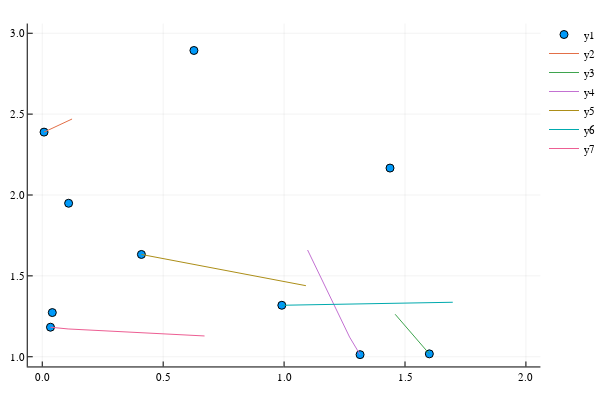

This figure's notebook cell:
### Code cell
using Plots
plotly()
scatter(B_loc[1,:], B_loc[2,:], xlim = Range[1,:], ylim = Range[2,:])
for i = 1:S
    Path_i = Path_Dict[i]
    if size(Path_i,2)>1
        plot!(Path_i[1,:], Path_i[2,:])
        ## scatter!(Path_i[1,:], Path_i[2,:])
    end
end
plot!()

### Figure 1 — Plotly figure (JSON) as saved in the notebook; plotly's stock layout.template omitted (floating-point values rounded to 4 significant figures)
{"data": [{"colorbar": {"title": ""}, "hoverinfo": "text", "legendgroup": "y1", "marker": {"color": "rgba(0, 154, 250, 1.000)", "line": {"color": "rgba(0, 0, 0, 1.000)", "width": 1}, "size": 8, "symbol": "circle"}, "mode": "markers", "name": "y1", "showlegend": true, "text": [null, null, null, null, null, null, null, null, null, null], "type": "scatter", "x": [0.007342, 1.601, 1.438, 1.314, 0.41, 0.6272, 0.04152, 0.109, 0.9907, 0.03398], "xaxis": "x1", "y": [2.389, 1.018, 2.167, 1.013, 1.632, 2.894, 1.273, 1.949, 1.318, 1.183], "yaxis": "y1", "zmax": 0.1, "zmin": -0.1}, {"colorbar": {"title": ""}, "hoverinfo": "text", "legendgroup": "y2", "line": {"color": "rgba(227, 111, 71, 1.000)", "dash": "solid", "shape": "linear", "width": 1}, "mode": "lines", "name": "y2", "showlegend": true, "text": [null, null], "type": "scatter", "x": [0.1232, 0.007342], "xaxis": "x1", "y": [2.47, 2.389], "yaxis": "y1", "zmax": 0.1, "zmin": -0.1}, {"colorbar": {"title": ""}, "hoverinfo": "text", "legendgroup": "y3", "line": {"color": "rgba(62, 164, 78, 1.000)", "dash": "solid", "shape": "linear", "width": 1}, "mode": "lines", "name": "y3", "showlegend": true, "text": [null, null, null], "type": "scatter", "x": [1.459, 1.53, 1.601], "xaxis": "x1", "y": [1.263, 1.14, 1.018], "yaxis": "y1", "zmax": 0.1, "zmin": -0.1}, {"colorbar": {"title": ""}, "hoverinfo": "text", "legendgroup": "y4", "line": {"color": "rgba(195, 113, 210, 1.000)", "dash": "solid", "shape": "linear", "width": 1}, "mode": "lines", "name": "y4", "showlegend": true, "text": [null, null, null, null, null, null], "type": "scatter", "x": [1.097, 1.141, 1.184, 1.227, 1.271, 1.314], "xaxis": "x1", "y": [1.66, 1.525, 1.391, 1.256, 1.122, 1.013], "yaxis": "y1", "zmax": 0.1, "zmin": -0.1}, {"colorbar": {"title": ""}, "hoverinfo": "text", "legendgroup": "y5", "line": {"color": "rgba(172, 142, 24, 1.000)", "dash": "solid", "shape": "linear", "width": 1}, "mode": "lines", "name": "y5", "showlegend": true, "text": [null, null, null, null, null, null], "type": "scatter", "x": [1.09, 0.9542, 0.8181, 0.6821, 0.546, 0.41], "xaxis": "x1", "y": [1.439, 1.478, 1.517, 1.555, 1.594, 1.632], "yaxis": "y1", "zmax": 0.1, "zmin": -0.1}, {"colorbar": {"title": ""}, "hoverinfo": "text", "legendgroup": "y6", "line": {"color": "rgba(0, 170, 174, 1.000)", "dash": "solid", "shape": "linear", "width": 1}, "mode": "lines", "name": "y6", "showlegend": true, "text": [null, null, null, null, null, null], "type": "scatter", "x": [1.698, 1.556, 1.415, 1.273, 1.132, 0.9907], "xaxis": "x1", "y": [1.337, 1.333, 1.329, 1.326, 1.322, 1.318], "yaxis": "y1", "zmax": 0.1, "zmin": -0.1}, {"colorbar": {"title": ""}, "hoverinfo": "text", "legendgroup": "y7", "line": {"color": "rgba(237, 94, 147, 1.000)", "dash": "solid", "shape": "linear", "width": 1}, "mode": "lines", "name": "y7", "showlegend": true, "text": [null, null, null, null, null, null], "type": "scatter", "x": [0.6711, 0.53, 0.389, 0.248, 0.107, 0.03398], "xaxis": "x1", "y": [1.129, 1.139, 1.15, 1.161, 1.172, 1.183], "yaxis": "y1", "zmax": 0.1, "zmin": -0.1}], "layout": {"annotations": [], "height": 400, "legend": {"bgcolor": "rgba(255, 255, 255, 1.000)", "bordercolor": "rgba(0, 0, 0, 1.000)", "font": {"color": "rgba(0, 0, 0, 1.000)", "family": "sans-serif", "size": 11}, "tracegroupgap": 0, "x": 1, "y": 1}, "margin": {"b": 20, "l": 0, "r": 0, "t": 20}, "paper_bgcolor": "rgba(255, 255, 255, 1.000)", "plot_bgcolor": "rgba(255, 255, 255, 1.000)", "showlegend": true, "width": 600, "xaxis": {"anchor": "y1", "domain": [0.05101, 0.9934], "gridcolor": "rgba(0, 0, 0, 0.100)", "gridwidth": 0.5, "linecolor": "rgba(0, 0, 0, 1.000)", "mirror": false, "range": [-0.06, 2.06], "showgrid": true, "showline": true, "showticklabels": true, "tickangle": 0, "tickcolor": "rgb(0, 0, 0)", "tickfont": {"color": "rgba(0, 0, 0, 1.000)", "family": "sans-serif", "size": 11}, "tickmode": "array", "ticks": "inside", "ticktext": ["0.0", "0.5", "1.0", "1.5", "2.0"], "tickvals": [0, 0.5, 1, 1.5, 2], "title": "", "titlefont": {"color": "rgba(0, 0, 0, 1.000)", "family": "sans-serif", "size": 15}, "type": "-", "visible": true, "zeroline": false, "zerolinecolor": "rgba(0, 0, 0, 1.000)"}, "yaxis": {"anchor": "x1", "domain": [0.03762, 0.9902], "gridcolor": "rgba(0, 0, 0, 0.100)", "gridwidth": 0.5, "linecolor": "rgba(0, 0, 0, 1.000)", "mirror": false, "range": [0.94, 3.06], "showgrid": true, "showline": true, "showticklabels": true, "tickangle": 0, "tickcolor": "rgb(0, 0, 0)", "tickfont": {"color": "rgba(0, 0, 0, 1.000)", "family": "sans-serif", "size": 11}, "tickmode": "array", "ticks": "inside", "ticktext": ["1.0", "1.5", "2.0", "2.5", "3.0"], "tickvals": [1, 1.5, 2, 2.5, 3], "title": "", "titlefont": {"color": "rgba(0, 0, 0, 1.000)", "family": "sans-serif", "size": 15}, "type": "-", "visible": true, "zeroline": false, "zerolinecolor": "rgba(0, 0, 0, 1.000)"}}}
